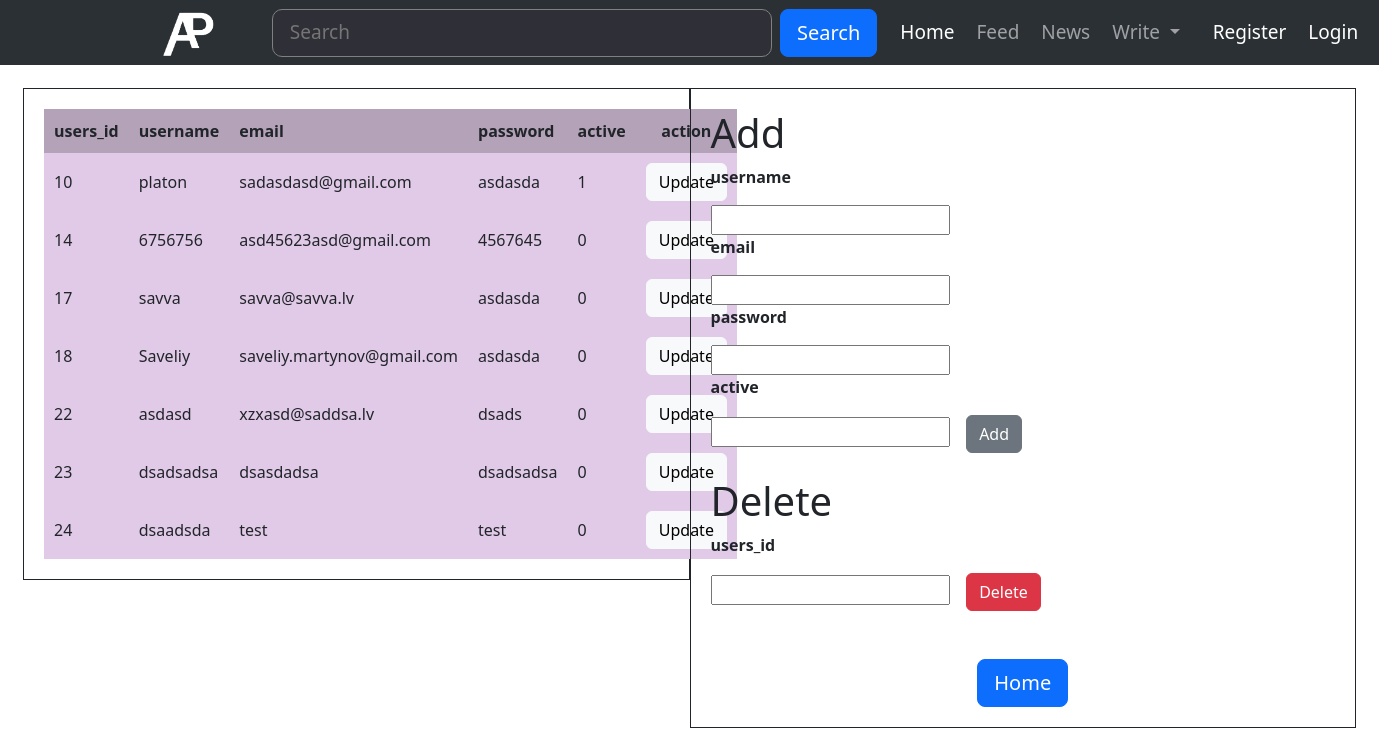
/news_portal_g1/admin_user.php, run on an earlier commit of the app's database.
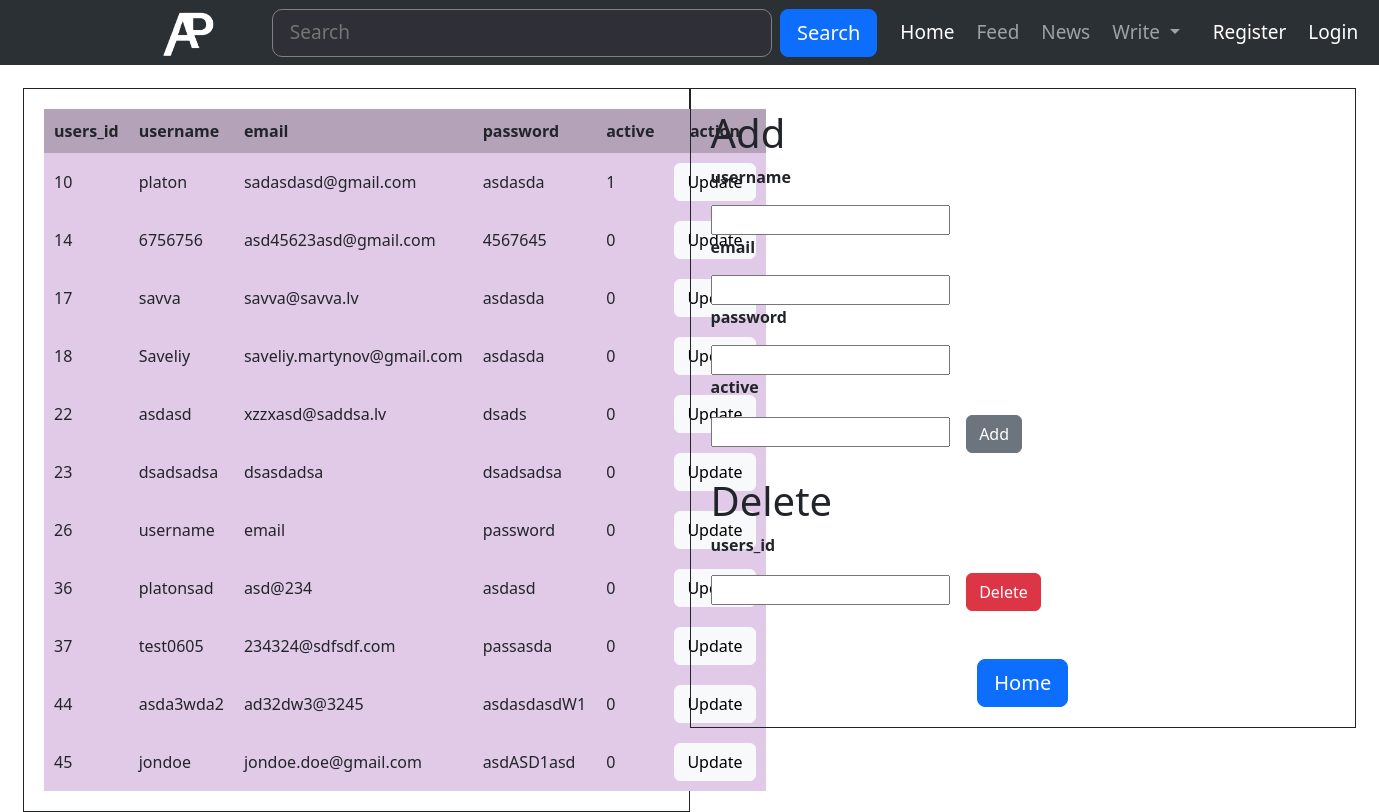
And on a later commit of the database.
### tables this page shows
CREATE TABLE `users` (
  `users_id` int(11) NOT NULL,
  `username` varchar(255) NOT NULL,
  `email` varchar(255) NOT NULL,
  `password` varchar(255) NOT NULL,
  `active` int(1) NOT NULL
);

### news_portal_g1/admin_user.php (the view, shortened to what this page needs)
<?php
    $servername = "localhost";
    $database = "news_portal";
    $username = "root";
    $password = "";
    $conn = mysqli_connect($servername, $username, $password, $database);
?>
<!doctype html>
<html lang="en">
<head>
    <link rel ="stylesheet" href="https://cdn.jsdelivr.net/npm/bootstrap@5.3.0-alpha1/dist/css/bootstrap.min.css" rel="stylesheet">
    <link rel ="stylesheet" href="style.css">
</head>
<body>
        <nav class="padding-navbar navbar navbar-expand-lg bg-body-tertiary navbar bg-dark class-navbar" data-bs-theme="dark">
            <div class="container-fluid">
            <a href="home.php"><img class="navbar-brand" src="/news_portal_g1/img/ap-logo.png" width="100px" alt=""></a>
                <form class="d-flex" role="search">
                <input class="form-control-header me-2" type="search" placeholder="   Search" aria-label="Search">
                <button class=" btn btn-lg btn-primary border-radiuss-10" type="submit">Search</button>
                </form>
            </div>
            <ul class="navbar-nav me-auto my-2 my-lg-0 navbar-nav-scroll " style="--bs-scroll-height: 100px;">
                <li class="nav-item">
                    <a class="nav-link active" aria-current="page" href="home.php">Home</a>
                </li>
                <li class="nav-item">
                    <a class="nav-link" href="#">Feed</a>
                </li>
                <li class="nav-item">
                    <a class="nav-link" href="#">News</a>
                    </li>
                <li class="nav-item dropdown">
                    <a class="btn btn-primary nav-link dropdown-toggle" href="#" role="button"
                    data-bs-toggle="dropdown" aria-expanded="false">
                    Write
                    </a>
                </li>
            <li class="menu-member">
                <?php
                    if(isset($_SESSION["username"]))
                    {
                ?>
                    <li><a href="profile.php" class=" border nav-link border border-white rounded  css-test" href="index.php"><?php echo $_SESSION['username']; ?></a></li>
                    <li><a href="logout.php" class="nav-link">Logout</a></li>
                <?php
                    }
                    else
                    {
                ?>
                    <li><a href="index.php" class="nav-link active">&nbspRegister</a></li>
                    <li><a href="login.php" class="nav-link active">Login</a></li>
                <?php
                    }
                ?>
            </li>
                </ul>
        </nav>
    <div class="float-container">
<div class="float-child">
  <table>
        <tr>
            <th>users_id</th>
            <th>username</th>
            <th>email</th>
            <th>password</th>
            <th>active</th>
            <th><center>action</center></th>
        </tr>
            <?php
            $users = mysqli_query($conn,"SELECT * FROM `users`");
            $users=mysqli_fetch_all($users);
        foreach ($users as $user)
        {
        echo '
        <tr>
            <td>' .$user[0]  . '</td>
            <td>' .$user[1]  . '</td>
            <td>' .$user[2]  . '</td>
            <td>' .$user[3]  . '</td>
            <td>' .$user[4]  . '</td>
            <td><a class="btn btn-light" href="update_user.php?k_id='.$user[0] .'">Update</a> </td>
        </tr>
        ';
        }
            ?>
        </table>
</div>
<div class="float-child">
  <h1>Add</h1>
        <form action="add_user.php" method="post" enctype="multipart/form-data">
            <p><b>username</b></p>
            <input type="text" name="name">
            <p><b>email</b></p>
            <input type="email" name="email">
            <p><b>password</b></p>
            <input type="password" name="password">
            <p><b>active</b></p>
            <input type="text" name="active">&nbsp&nbsp&nbsp
            <button type="submit" class="btn btn-secondary">Add</button>
        </form><br>
        <h1>Delete</h1>
        <form action="delete_user.php" method="post" enctype="multipart/form-data">
            <p><b>users_id</b></p>
            <input type="text" name="id">&nbsp&nbsp&nbsp
            <button type="submit" class="btn btn-danger">Delete </button><br><br><br>
        </form>
        <?php
        echo "<center><a href='home.php' class='btn btn-lg btn-primary'> Home </a></center>";
        ?>
  </div>
</div>
</body>
</html>

### news_portal_g1/admin_user.php (style rules this page uses)
th,td { padding: 10px; }
th { background: #b3a2b8; }
td { background: #e1cae8; }
button { padding: 10px; background: #e3e3e3; border: unset; cursor: pointer; }
li { margin:3px; }
.padding-navbar { padding-left: 8rem; padding-right: 8rem; }
.class-navbar { height: 65px; font-size: 19px; }
.form-control-header { width: 500px; border-radius: 10px; background-color: rgb(47, 47, 56); color: rgb(219, 219, 219); border-width: 1px; border-style:solid; border-color: gray; }
.float-container { border: 3px solid #fff; padding: 20px; }
.float-child { width: 50%; float: left; padding: 20px; border: 1px solid; }

What changed in the data, as far as the page shows it:
removed users: users_id "24", username "dsaadsda", email "test", password "test", active "0"
changed users "dsads": email "xzxasd@saddsa.lv" → "xzzxasd@saddsa.lv"
added users: users_id "26", username "username", email "email", password "password", active "0"
added users: users_id "36", username "platonsad", email "asd@234", password "asdasd", active "0"
added users: users_id "37", username "test0605", email "234324@sdfsdf.com", password "passasda", active "0"
added users: users_id "44", username "asda3wda2", email "ad32dw3@3245", password "asdasdasdW1", active "0"
added users: users_id "45", username "jondoe", email "jondoe.doe@gmail.com", password "asdASD1asd", active "0"
